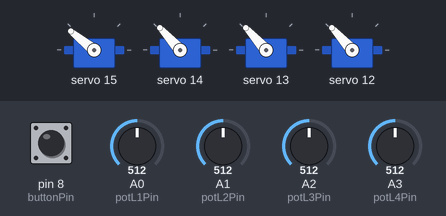
The sketch below on a simulated Arduino Uno, built with avr-gcc and run on an emulated ATmega328P. Shown: 4 × servo. The inputs (shaded band) are chosen by the test bench; at power-on: A0 (potL1Pin) = 512, A1 (potL2Pin) = 512, A2 (potL3Pin) = 512, A3 (potL4Pin) = 512, pin 8 (buttonPin) LOW. What the sketch prints to the serial monitor is not drawn.

Above: at 1.2 s.
1.3 s: A0 (potL1Pin) set to 716
At 1.6 s:
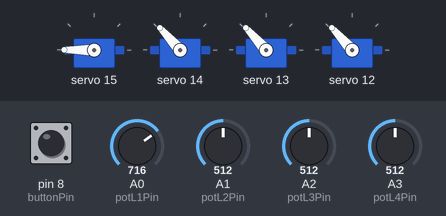
2.8 s: A1 (potL2Pin) set to 716
At 3.8 s:
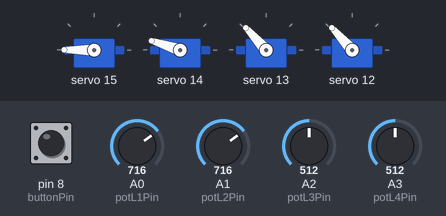
4.3 s: A2 (potL3Pin) set to 716
At 4.9 s:
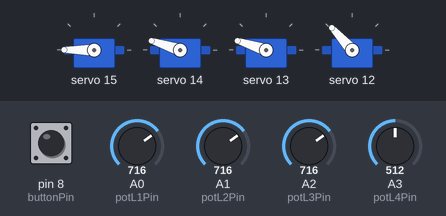
5.8 s: A3 (potL4Pin) set to 716
At 7.0 s:
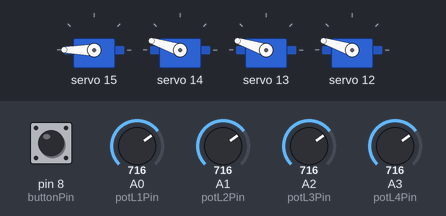
7.3 s: A1 (potL2Pin) set to 992
At 8.4 s:
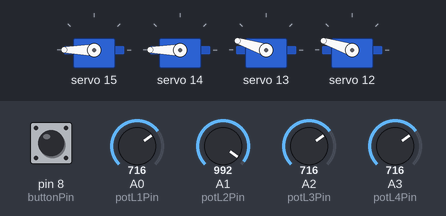
8.8 s: A2 (potL3Pin) set to 992
At 9.6 s:
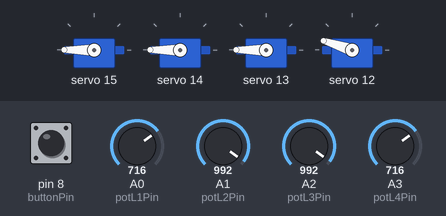
Timing chart, 0 to 11.3 s (numbered marks = the images above; inputs shaded):
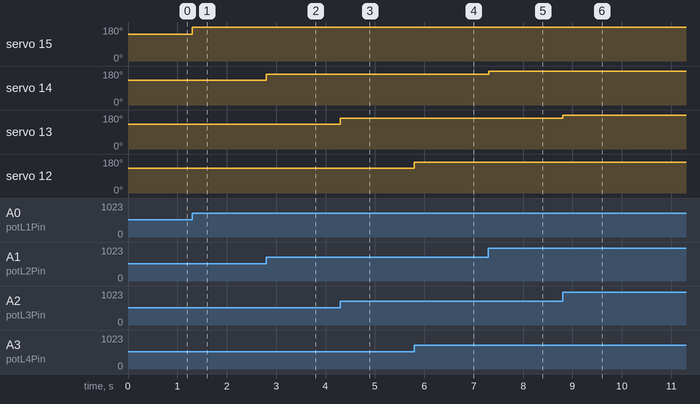

Measured:
- after the input at 1.3 s, servo 15: 141° → 180° at once
- after the input at 2.8 s, servo 14: 132° → 162° at once
- after the input at 4.3 s, servo 13: 132° → 162° at once
- after the input at 5.8 s, servo 12: 132° → 162° at once
- after the input at 7.3 s, servo 14: 162° → 180° at once
- after the input at 8.8 s, servo 13: 162° → 180° at once

The sketch:

Prototype_Code.ino
```cpp
// This code is for testing the prototype of the 4DOF robot arm

#include <Wire.h>
#include <Adafruit_PWMServoDriver.h>

// SERVO OFFSET
#define MIN 1125 // min pos of the DS3240 servo, 0
#define MAX 2700 // max pos of the DS3240 servo, 180
#define L1MIN 750 // min pos of the Ds3240 servo, 0~
#define L1MAX 3250 // max pos of the DS3240 servo, 270~
#define FREQUENCY 50


Adafruit_PWMServoDriver pwm = Adafruit_PWMServoDriver(); // Initialize the PWM Servo Driver

// - Variable Declerations - //

// Potentiometer Inputs
int potL1Pin = A0;
int potL2Pin = A1;
int potL3Pin = A2;
int potL4Pin = A3;

// Servo Inputs
int servoL1Pin = 15;
int servoL2Pin = 14;
int servoL3Pin = 13;
int servoL4Pin = 12;

// End Effector Input, Output and State
int buttonPin = 8;

void setup() {
  Serial.begin(9600); // Starts Serial Monitor for Debugging
  pinMode(buttonPin, INPUT); // Initialize button

  // Starts PWM
  pwm.begin();
  pwm.setPWMFreq(FREQUENCY);
}

// --- Main Program --- //
void loop() {
  moveBase(potL1Pin, servoL1Pin);
  moveActuator(potL2Pin, servoL2Pin);
  moveActuator(potL3Pin, servoL3Pin);
  moveActuator(potL4Pin, servoL4Pin);
  gripperState();
}

void moveBase(int potIn, int servoOut){
  int potVal = analogRead(potIn); // Reads and stores pot value
  potVal = map(potVal, 0, 1023, 0, 270);
  // Maps pot position to servo
  int pulse_wide = map(potVal, 0, 270, L1MIN, L1MAX);
  int pulse_width = int(float(pulse_wide) / 1000000 * FREQUENCY * 4096);

  pwm.setPWM(servoOut, 0, pulse_width);
}

void moveActuator(int potIn, int servoOut){
  int potVal = analogRead(potIn); // Reads and stores pot value
  potVal = map(potVal, 0, 1023, 0, 270);
  // Maps pot position to servo
  int pulse_wide = map(potVal, 0, 270, MIN, MAX);
  int pulse_width = int(float(pulse_wide) / 1000000 * FREQUENCY * 4096);

  pwm.setPWM(servoOut, 0, pulse_width);
}

void gripperState(){
  int buttonVal = digitalRead(buttonPin); // Stores button info
  String state;
  if (buttonVal == HIGH){
    // Insert open gripper function
    state = "On";
    Serial.println(state);
  }else if (buttonVal == LOW){
    // Inser close gripper function
    state = "Off";
    Serial.println(state);
  }
}
```
